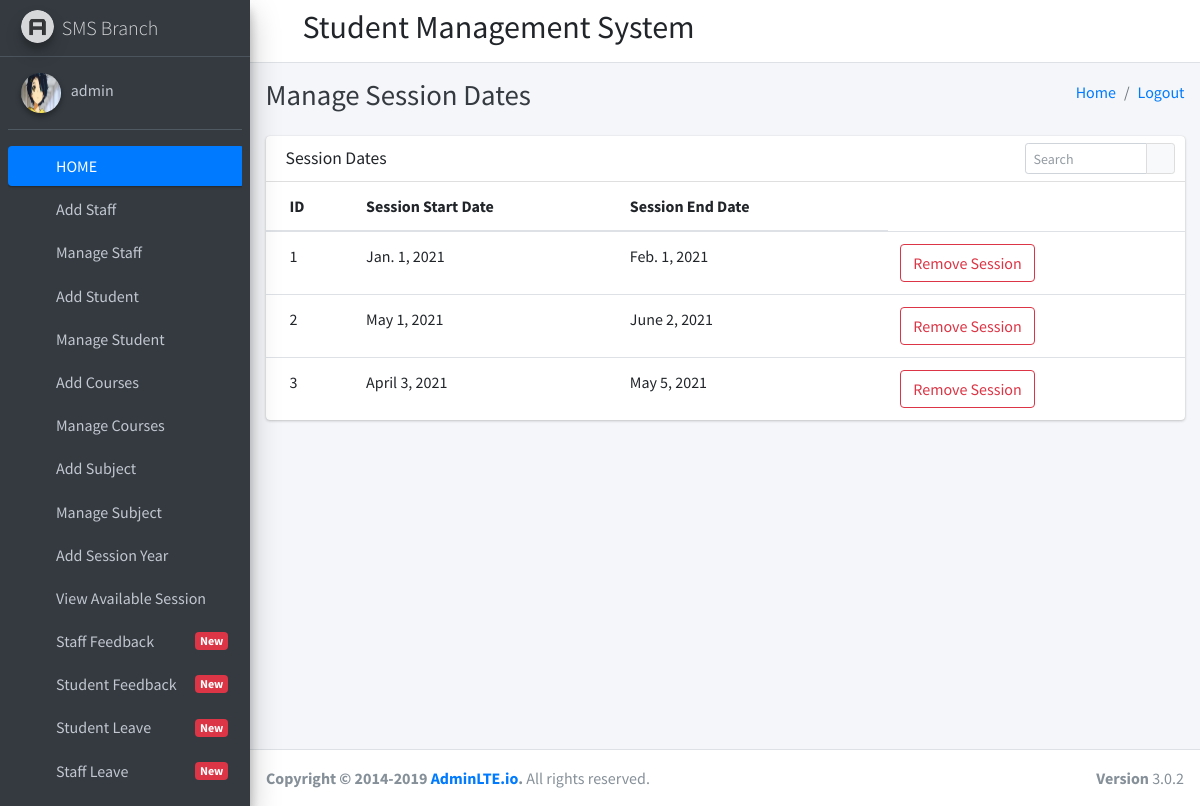
/manage_session (signed in), run on the app's committed database.
### student_management_app/models.py (models this page shows)
class CustomUser(AbstractUser):
    user_type_data=((1,"HOD"),(2,"Staff"),(3,"Student"))
    user_type=models.CharField(default=1,choices=user_type_data,max_length=10)

class SessionYearModel(models.Model):
    id=models.AutoField(primary_key=True)
    session_start_year=models.DateField()
    session_end_year = models.DateField()
    objects = models.Manager()

### student_management_app/HodViews.py (the view)
# urls.py: path('manage_session', HodViews.manage_session),
def manage_session(request):
    sessions=SessionYearModel.objects.all()
    return render(request,"hod_templates/manage_session_template.html",{"sessions":sessions})

### student_management_app/templates/hod_templates/manage_session_template.html
{% extends 'hod_templates/base_template.html' %}
{% block page_title %}
Manage Session Dates
{% endblock page_title %}
{% block main_content %}
    <section class="content">
      <div class="container-fluid">
  <div class="row">
          <div class="col-12">
            <div class="card">
              <div class="card-header">
                <h3 class="card-title">Session Dates</h3>
                <div class="card-tools">
                  <div class="input-group input-group-sm" style="width: 150px;">
                    <input type="text" name="table_search" class="form-control float-right" placeholder="Search">
                    <div class="input-group-append">
                      <button type="submit" class="btn btn-default"><i class="fas fa-search"></i></button>
                    </div>
                  </div>
                </div>
              </div>
              <div class="card-body table-responsive p-0">
                <table class="table table-hover text-nowrap">
                  <thead>
                    <tr>
                      <th>ID</th>
                      <th>Session Start Date</th>
                        <th>Session End Date</th>
                    </tr>
                  </thead>
                  <tbody>
                    {% for session in sessions %}
                  <tr>
                    <td>{{ session.id }}</td>
                    <td>{{ session.session_start_year }}</td>
                      <td>{{ session.session_end_year }}</td>
                       <td><a href="/delete_session/{{session.id }}" class="btn btn-outline-danger">Remove Session</a> </td>
                  </tr>
                  {% endfor %}
                  </tbody>
                </table>
              </div>
            </div>
          </div>
        </div>
      </div>
    </section>
{% endblock main_content %}

### student_management_app/templates/hod_templates/sidebar_content.html (shortened to what this page needs)
{% load static %}
<aside class="main-sidebar sidebar-dark-primary elevation-4">
    <a href="index3.html" class="brand-link">
      <img src="{% static 'dist/img/AdminLTELogo.png' %}" alt="AdminLTE Logo" class="brand-image img-circle elevation-3"
           style="opacity: .8">
      <span class="brand-text font-weight-light">SMS Branch</span>
    </a>
    <div class="sidebar">
      <div class="user-panel mt-3 pb-3 mb-3 d-flex">
        <div class="image">
          <img src="{% static 'dist/img/aarti.jpg' %}" class="img-circle elevation-2" alt="User Image" style="height: 2.5rem;
    width: 2.5rem;
}">
        </div>
        <div class="info">
          <a href="/admin_profile" class="d-block">{{ user.username }}</a>
        </div>
      </div>
      <nav class="mt-2">
        <ul class="nav nav-pills nav-sidebar flex-column" data-widget="treeview" role="menu" data-accordion="false">
          <li class="nav-item has-treeview menu-open">
            <a href="http://127.0.0.1:8000/admin_home" class="nav-link active">
              <i class="nav-icon fas fa-tachometer-alt"></i>
              <p>
                HOME
              </p>
            </a>
          </li>
          <li class="nav-item">
            <a href="/add_staff" class="nav-link">
              <i class="nav-icon fas fa-th"></i>
              <p>
                Add Staff
              </p>
            </a>
          </li>
          <li class="nav-item">
            <a href="/manage_staff" class="nav-link">
              <i class="nav-icon fas fa-th"></i>
              <p>
                Manage Staff
              </p>
            </a>
          </li>
          <li class="nav-item">
            <a href="/add_student" class="nav-link">
              <i class="nav-icon fas fa-th"></i>
              <p>
                Add Student
              </p>
            </a>
          </li>
          <li class="nav-item">
            <a href="/manage_student" class="nav-link">
              <i class="nav-icon fas fa-th"></i>
              <p>
                Manage Student
              </p>
            </a>
          </li>
          <li class="nav-item">
            <a href="/add_course" class="nav-link">
              <i class="nav-icon fas fa-th"></i>
              <p>
                Add Courses
              </p>
            </a>
          </li>
          <li class="nav-item">
            <a href="/manage_course" class="nav-link">
              <i class="nav-icon fas fa-th"></i>
              <p>
                Manage Courses
              </p>
            </a>
          </li>
          <li class="nav-item">
            <a href="/add_subject" class="nav-link">
              <i class="nav-icon fas fa-th"></i>
              <p>
                Add Subject
              </p>
            </a>
          </li>
          <li class="nav-item">
            <a href="/manage_subject" class="nav-link">
              <i class="nav-icon fas fa-th"></i>
              <p>
                Manage Subject
              </p>
            </a>
          </li>
          <li class="nav-item">
            <a href="/add_session" class="nav-link">
              <i class="nav-icon fas fa-th"></i>
              <p>
                Add Session Year
              </p>
            </a>
          </li>
          <li class="nav-item">
            <a href="/manage_session" class="nav-link">
              <i class="nav-icon fas fa-th"></i>
              <p>
                View Available Session
              </p>
            </a>
          </li>
          <li class="nav-item">
            <a href="/staff_feedback_message" class="nav-link">
              <i class="nav-icon fas fa-th"></i>
              <p>
                Staff Feedback
                <span class="right badge badge-danger">New</span>
              </p>
            </a>
          </li>
          <li class="nav-item">
            <a href="/student_feedback_message" class="nav-link">
              <i class="nav-icon fas fa-th"></i>
              <p>
                Student Feedback
                <span class="right badge badge-danger">New</span>
              </p>
            </a>
          </li>
          <li class="nav-item">
            <a href="/student_leave_view" class="nav-link">
              <i class="nav-icon fas fa-th"></i>
              <p>
                Student Leave
                <span class="right badge badge-danger">New</span>
              </p>
            </a>
          </li>
          <li class="nav-item">
            <a href="/staff_leave_view" class="nav-link">
              <i class="nav-icon fas fa-th"></i>
              <p>
                Staff Leave
                <span class="right badge badge-danger">New</span>
              </p>
            </a>
          </li>
          <li class="nav-item">
            <a href="/admin_sendnotification_staff" class="nav-link">
            </a>
          </li>
        </ul>
      </nav>
    </div>
  </aside>

### data on the page
CustomUser: username "admin"
SessionYearModel: id "1", session_start_year "Jan. 1, 2021", session_end_year "Feb. 1, 2021"
SessionYearModel: id "2", session_start_year "May 1, 2021", session_end_year "June 2, 2021"
SessionYearModel: id "3", session_start_year "April 3, 2021", session_end_year "May 5, 2021"
